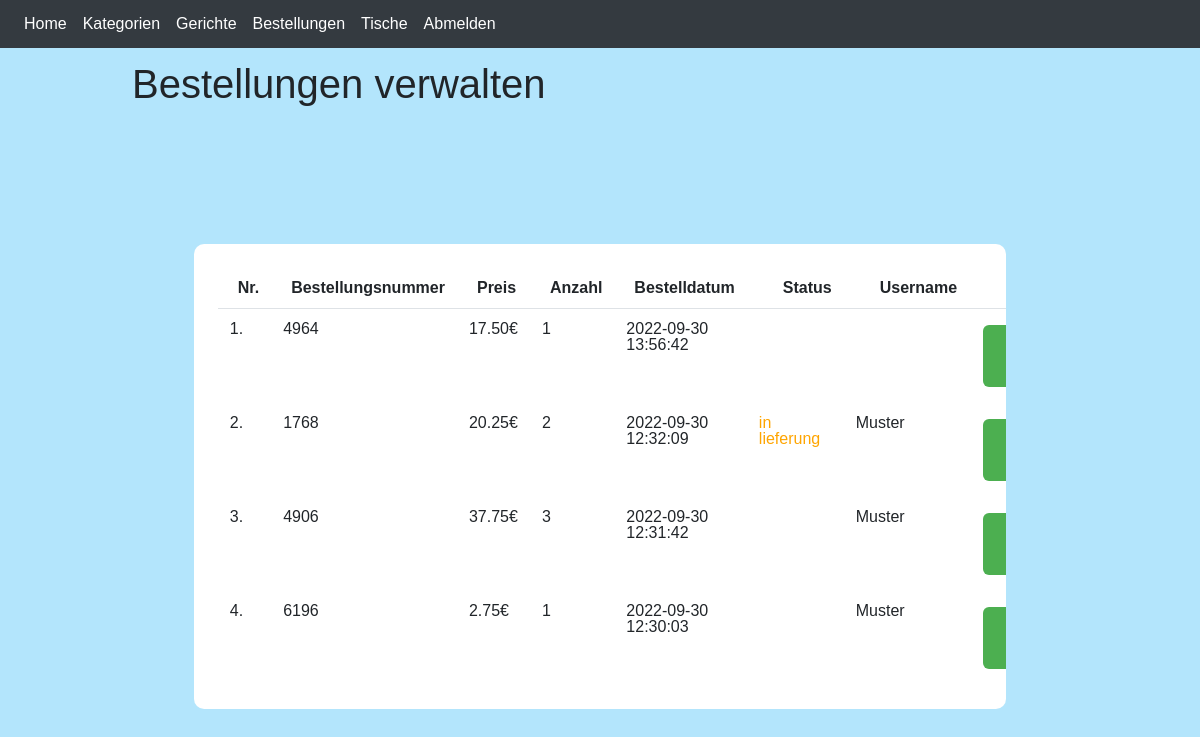
Screenshot of /admin/orderManage.php (signed in) with the database file from the repository.
### tables this page shows
CREATE TABLE `ordering` (
                            `id` int(10) NOT NULL,
                            `order_nr` int(11) NOT NULL,
                            `total_price` decimal(10,2) DEFAULT 0.00,
                            `total_qty` int(11) DEFAULT 0,
                            `order_date` datetime NOT NULL,
                            `status` varchar(60) NOT NULL,
                            `user_id` int(11) DEFAULT NULL,
                            `customer_surname` varchar(30) DEFAULT NULL,
                            `customer_forename` varchar(30) DEFAULT NULL,
                            `customer_contact` varchar(20) DEFAULT NULL,
                            `customer_email` varchar(120) DEFAULT NULL,
                            `customer_address` varchar(255) DEFAULT NULL
);

### admin/orderManage.php (the view, shortened to what this page needs)
<?php include('partials/header.php'); ?>
<div class="main-content">
    <div class="wrapper">
        <h1>Bestellungen verwalten</h1>
        <br /><br /><br />
        <br><br>
        <div class="container mt-5">
            <table class="table table-borderless table-responsive card-1 p-4">
                <thead>
                <tr class="border-bottom">
                    <th>
                        <span class="ml-2">Nr.</span>
                    </th>
                    <th>
                        <span class="ml-2">Bestellungsnummer</span>
                    </th>
                    <th>
                        <span class="ml-2">Preis</span>
                    </th>
                    <th>
                        <span class="ml-2">Anzahl</span>
                    </th>
                    <th>
                        <span class="ml-2">Bestelldatum</span>
                    </th>
                    <th>
                        <span class="ml-4">Status</span>
                    </th>
                    <th>
                        <span class="ml-4">Username</span>
                    </th>
                </tr>
                </thead>
                <?php
                $sql = "SELECT * FROM ordering ORDER BY id DESC";
                $res = mysqli_query($conn, $sql);
                $count = mysqli_num_rows($res);
                $sn = 1;
                if($count>0)
                {
                    while($row=mysqli_fetch_assoc($res))
                    {
                        $id = $row['id'];
                        $order_nr = $row['order_nr'];
                        $total_price = $row['total_price'];
                        $total_qty = $row['total_qty'];
                        $order_date = $row['order_date'];
                        $status = $row['status'];
                        $customer_surname = $row['customer_surname'];
                        ?>
                        <tr>
                            <td><?php echo $sn++; ?>. </td>
                            <td><?php echo $order_nr; ?></td>
                            <td><?php echo $total_price; ?>€</td>
                            <td><?php echo $total_qty; ?></td>
                            <td><?php echo $order_date; ?></td>
                            <td>
                                <?php
                                if($status=="bestellt")
                                {
                                    echo "<label>$status</label>";
                                }
                                elseif($status=="in lieferung")
                                {
                                    echo "<label style='color: orange;'>$status</label>";
                                }
                                elseif($status=="geliefert")
                                {
                                    echo "<label style='color: green;'>$status</label>";
                                }
                                elseif($status=="abgebrochen")
                                {
                                    echo "<label style='color: red;'>$status</label>";
                                }
                                ?>
                            </td>
                            <td><?php echo $customer_surname; ?></td>
                            <td>
                                <a href="<?php echo URLRACINE; ?>admin/orderUpdate.php?id=<?php echo $id; ?>" class="button1">Bestellung aktualisiren</a>
                            </td>
                        </tr>
                        <?php
                    }
                }
                else
                {
                    echo "<tr><td colspan='12' class='error'>Keine bestellung vorhanden</td></tr>";
                }
                ?>
            </table>
        </div>
    </div>
    <?php include('partials/footer.php'); ?>

### admin/assets/css/admin.css (style rules this page uses)
body, input, textarea, select, option { font-family: "Oswald", Helvetica, sans-serif; font-weight: 100; font-size: 1rem; line-height: 1rem; }
.container { width: 90%; height: auto; max-width: 1200px; margin: 0 auto; }
body { background-color: #B3E5FC; }
.card-1 { border: none; border-radius: 10px; width: 100%; background-color: #fff; }

### admin/assets/css/admin2.css (style rules this page uses)
.wrapper { padding: 1%; width: 80%; margin: 0 auto; }
.button1 { background-color: #4CAF50; border: none; color: white; padding: 15px 32px; text-align: center; text-decoration: none; display: inline-block; font-size: 16px; margin: 4px 2px; cursor: pointer; font-weight: bold; border-radius: 6px; }

### rows the page displays
ordering: order_nr "4964", total_price "17.50", total_qty "1", order_date "2022-09-30 13:56:42"
ordering: order_nr "1768", total_price "20.25", total_qty "2", order_date "2022-09-30 12:32:09", status "in lieferung", customer_surname "Muster"
ordering: order_nr "4906", total_price "37.75", total_qty "3", order_date "2022-09-30 12:31:42", customer_surname "Muster"
ordering: order_nr "6196", total_price "2.75", total_qty "1", order_date "2022-09-30 12:30:03", customer_surname "Muster"
